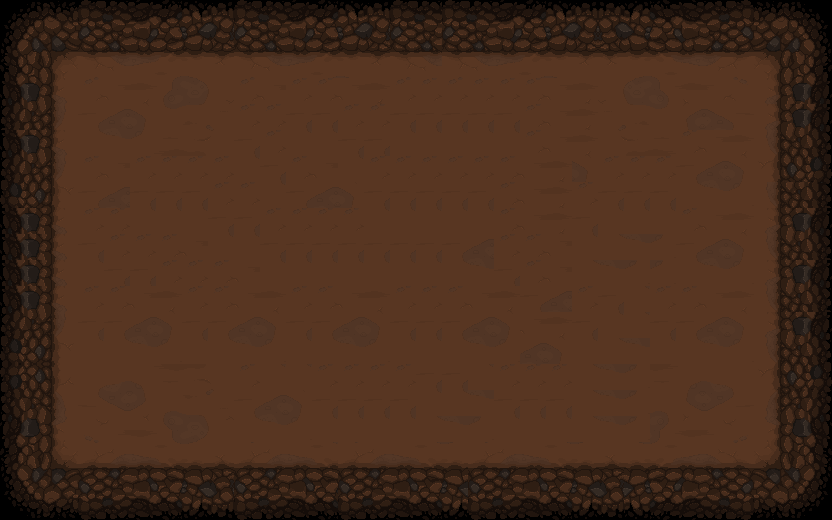

A 2D game scene composited from a Tiled map and its tileset images. What follows is a short description and the map's XML, with every tile layer's data as written:
An orthogonal 32x20 tile map with 26x26 px tiles, 1 tile layer (图块层 1).

<map version="1.10" tiledversion="1.11.2" orientation="orthogonal" renderorder="left-up" width="32" height="20" tilewidth="26" tileheight="26" infinite="0" nextlayerid="2" nextobjectid="1">
 <tileset firstgid="1" source="03_caves.tsx" />
 <layer id="1" name="图块层 1" width="32" height="20">
  <data encoding="csv">
1,2,3,4,5,6,7,8,9,4,5,6,7,8,9,4,5,4,5,6,7,8,9,2147483657,2147483656,2147483655,2147483654,2147483653,2147483652,2147483651,2147483650,2147483649,
21,22,23,24,25,26,27,28,29,24,25,26,27,28,29,24,25,24,25,26,27,28,29,2147483677,2147483676,2147483675,2147483674,2147483673,2147483672,2147483671,2147483670,2147483669,
41,42,43,44,45,46,47,48,49,44,45,46,47,48,49,44,45,44,45,46,47,48,49,2147483697,2147483696,2147483695,2147483694,2147483693,2147483692,2147483691,2147483690,2147483689,
61,62,63,64,65,66,67,68,69,64,65,64,64,65,66,64,64,64,64,64,64,65,66,2147483717,2147483716,2147483715,2147483714,2147483713,2147483712,2147483711,2147483710,2147483709,
81,82,83,84,85,86,87,88,89,64,64,84,84,64,64,84,84,84,84,84,64,65,66,2147483737,2147483736,2147483735,2147483734,2147483733,2147483732,2147483711,2147483710,2147483709,
61,62,63,104,105,106,107,108,109,84,64,104,104,84,84,104,104,104,104,104,64,65,66,2147483757,2147483756,2147483755,64,65,66,2147483731,2147483730,2147483729,
81,82,83,64,65,64,64,64,64,104,84,64,65,104,64,64,64,64,64,64,65,66,86,64,64,64,84,85,86,2147483751,2147483750,2147483749,
101,102,103,84,85,84,84,84,64,64,104,84,85,86,84,84,84,84,84,64,65,66,64,84,84,84,104,105,106,2147483731,2147483730,2147483729,
61,62,63,64,64,104,104,104,84,84,64,64,64,64,104,104,104,104,104,64,65,66,84,104,104,104,64,65,66,2147483711,2147483710,2147483709,
61,62,63,84,64,64,64,65,104,104,84,84,84,84,84,84,84,84,85,64,64,65,104,104,105,106,84,85,86,2147483731,2147483730,2147483729,
61,62,63,104,84,84,64,64,64,65,104,104,104,104,104,104,104,104,105,84,64,65,104,105,106,106,104,105,106,2147483711,2147483710,2147483709,
61,62,63,64,64,65,66,64,64,65,66,64,64,65,66,64,64,64,65,66,84,85,64,84,104,64,64,65,66,2147483731,2147483730,2147483729,
81,82,83,84,84,85,86,84,84,85,86,84,84,85,86,84,84,84,85,86,65,66,84,104,104,84,84,85,86,2147483711,2147483710,2147483709,
101,102,103,104,104,105,106,104,104,105,106,104,104,105,106,104,104,104,105,106,85,86,104,104,105,104,104,105,106,2147483731,2147483730,2147483729,
1073741925,1073741926,1073741927,1073741928,1073741929,1073741930,1073741931,1073741932,1073741933,64,104,104,64,64,64,64,84,84,104,64,64,64,104,105,106,3221225579,3221225578,3221225577,3221225576,2147483751,2147483750,2147483749,
1073741905,1073741906,1073741907,1073741908,1073741909,1073741910,1073741911,1073741912,1073741913,84,85,86,84,84,84,84,104,104,105,84,84,84,104,105,106,3221225559,3221225558,3221225557,3221225556,3221225555,3221225554,3221225553,
1073741885,1073741886,1073741887,1073741888,1073741889,1073741890,1073741891,1073741892,1073741893,104,105,106,104,104,104,104,104,105,106,104,104,104,104,105,106,3221225539,3221225538,3221225537,3221225536,3221225535,3221225534,3221225533,
1073741865,1073741866,1073741867,1073741868,1073741869,1073741870,1073741871,1073741872,1073741873,1073741868,1073741869,1073741870,1073741871,1073741868,1073741869,1073741870,1073741871,1073741872,1073741868,1073741869,1073741870,1073741871,1073741872,1073741873,3221225520,3221225519,3221225518,3221225517,3221225516,3221225515,3221225514,3221225513,
1073741845,1073741846,1073741847,1073741848,1073741849,1073741850,1073741851,1073741852,1073741853,1073741848,1073741849,1073741850,1073741851,1073741848,1073741849,1073741850,1073741851,1073741852,1073741848,1073741849,1073741850,1073741851,1073741852,1073741853,3221225500,3221225499,3221225498,3221225497,3221225496,3221225495,3221225494,3221225493,
1073741825,1073741826,1073741827,1073741828,1073741829,1073741830,1073741831,1073741832,1073741833,1073741828,1073741829,1073741830,1073741831,1073741828,1073741829,1073741830,1073741831,1073741832,1073741828,1073741829,1073741830,1073741831,1073741832,1073741833,3221225480,3221225479,3221225478,3221225477,3221225476,3221225475,3221225474,3221225473
</data>
 </layer>
</map>
